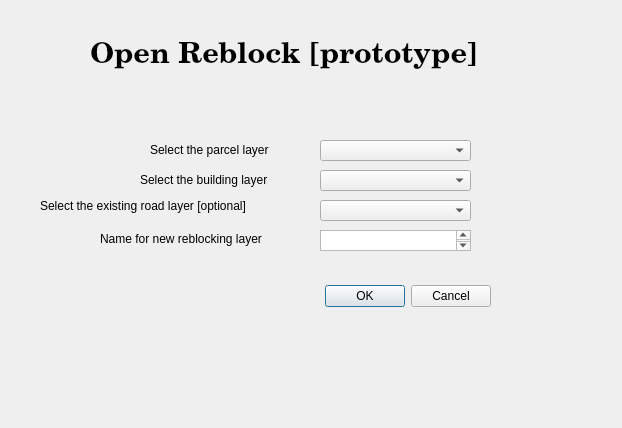
<?xml version="1.0" encoding="UTF-8"?>
<ui version="4.0">
 <class>OpenReblockDialogBase</class>
 <widget class="QDialog" name="OpenReblockDialogBase">
  <property name="geometry">
   <rect>
    <x>0</x>
    <y>0</y>
    <width>622</width>
    <height>428</height>
   </rect>
  </property>
  <property name="windowTitle">
   <string>Open reblock</string>
  </property>
  <widget class="QDialogButtonBox" name="button_box">
   <property name="geometry">
    <rect>
     <x>150</x>
     <y>280</y>
     <width>341</width>
     <height>32</height>
    </rect>
   </property>
   <property name="orientation">
    <enum>Qt::Horizontal</enum>
   </property>
   <property name="standardButtons">
    <set>QDialogButtonBox::Cancel|QDialogButtonBox::Ok</set>
   </property>
  </widget>
  <widget class="QPlainTextEdit" name="plainTextEdit_outname">
   <property name="geometry">
    <rect>
     <x>320</x>
     <y>230</y>
     <width>151</width>
     <height>21</height>
    </rect>
   </property>
  </widget>
  <widget class="QLabel" name="Title">
   <property name="geometry">
    <rect>
     <x>90</x>
     <y>30</y>
     <width>411</width>
     <height>51</height>
    </rect>
   </property>
   <property name="font">
    <font>
     <family>Century Schoolbook L</family>
     <pointsize>22</pointsize>
     <weight>75</weight>
     <bold>true</bold>
    </font>
   </property>
   <property name="text">
    <string>Open Reblock [prototype]</string>
   </property>
  </widget>
  <widget class="QComboBox" name="comboBox_buildings">
   <property name="geometry">
    <rect>
     <x>320</x>
     <y>170</y>
     <width>151</width>
     <height>21</height>
    </rect>
   </property>
  </widget>
  <widget class="QLabel" name="label_roads">
   <property name="geometry">
    <rect>
     <x>40</x>
     <y>190</y>
     <width>271</width>
     <height>31</height>
    </rect>
   </property>
   <property name="text">
    <string>Select the existing road layer [optional]</string>
   </property>
  </widget>
  <widget class="QComboBox" name="comboBox_parcels">
   <property name="geometry">
    <rect>
     <x>320</x>
     <y>140</y>
     <width>151</width>
     <height>21</height>
    </rect>
   </property>
  </widget>
  <widget class="QLabel" name="label_parcel">
   <property name="geometry">
    <rect>
     <x>150</x>
     <y>140</y>
     <width>161</width>
     <height>20</height>
    </rect>
   </property>
   <property name="text">
    <string>Select the parcel layer</string>
   </property>
  </widget>
  <widget class="QLabel" name="label_building">
   <property name="geometry">
    <rect>
     <x>140</x>
     <y>170</y>
     <width>171</width>
     <height>20</height>
    </rect>
   </property>
   <property name="text">
    <string>Select the building layer</string>
   </property>
  </widget>
  <widget class="QComboBox" name="comboBox_blocks">
   <property name="geometry">
    <rect>
     <x>320</x>
     <y>200</y>
     <width>151</width>
     <height>21</height>
    </rect>
   </property>
  </widget>
  <widget class="QLabel" name="label_output_name">
   <property name="geometry">
    <rect>
     <x>100</x>
     <y>230</y>
     <width>211</width>
     <height>17</height>
    </rect>
   </property>
   <property name="text">
    <string>Name for new reblocking layer</string>
   </property>
  </widget>
 </widget>
 <resources/>
 <connections>
  <connection>
   <sender>button_box</sender>
   <signal>accepted()</signal>
   <receiver>OpenReblockDialogBase</receiver>
   <slot>accept()</slot>
   <hints>
    <hint type="sourcelabel">
     <x>20</x>
     <y>20</y>
    </hint>
    <hint type="destinationlabel">
     <x>20</x>
     <y>20</y>
    </hint>
   </hints>
  </connection>
  <connection>
   <sender>button_box</sender>
   <signal>rejected()</signal>
   <receiver>OpenReblockDialogBase</receiver>
   <slot>reject()</slot>
   <hints>
    <hint type="sourcelabel">
     <x>20</x>
     <y>20</y>
    </hint>
    <hint type="destinationlabel">
     <x>20</x>
     <y>20</y>
    </hint>
   </hints>
  </connection>
 </connections>
</ui>
